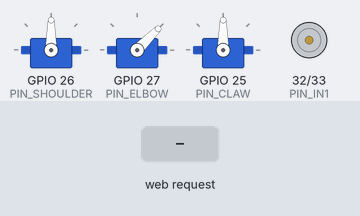
Recording of a sketch running on a simulated ESP32. On the bench: 3 × servo, motor-driver pin pairs drawn as motors (green arrow = first pin HIGH = forward, orange = second pin HIGH = backward, longer = more drive, scaled by the enable pin). The inputs (shaded band) are chosen by the test bench. What the sketch prints to the serial monitor is not drawn.

Above: at 1.2 s.
1.3 s: HTTP request GET /set?s=1 received
At 3.5 s:
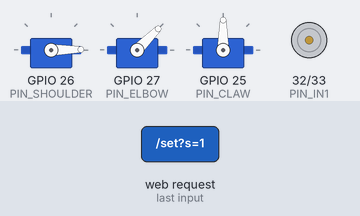
3.8 s: HTTP request GET /turn received
At 4.8 s:
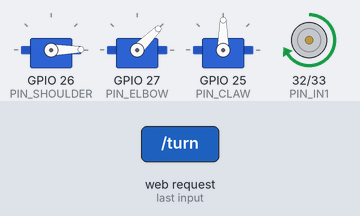
5.3 s: HTTP request GET /set?s=120 received
At 7.1 s:
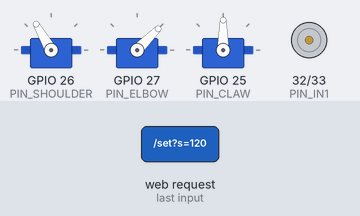
8.3 s: HTTP request GET /set?s=0 received
At 8.45 s:
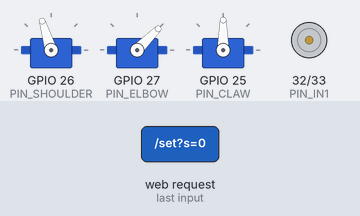
11.3 s: HTTP request GET /set?e=1 received
At 13.0 s:
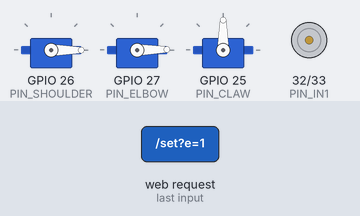
13.3 s: HTTP request GET /set?e=120 received
At 15.5 s:
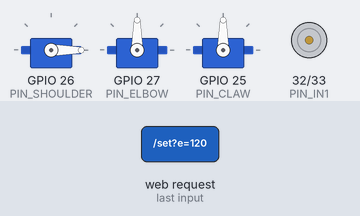
Timing chart, 0 to 16.8 s (numbered marks = the images above; inputs shaded):
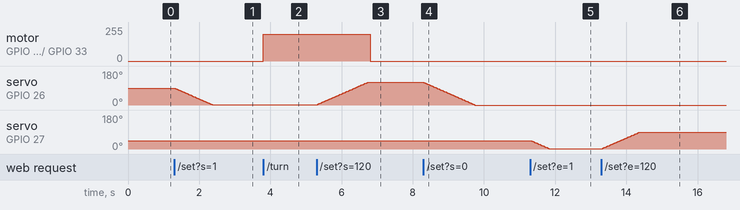

Measured:
- after the input at 1.3 s, servo on GPIO 26 (PIN_SHOULDER): moves from 90° to 1° over 1.1 s, starting at once
- after the input at 3.8 s, motor on GPIO 32 (PIN_IN1) / GPIO 33 (PIN_IN2): stopped → forward 199/255 at once
- after the input at 5.3 s, servo on GPIO 26 (PIN_SHOULDER): moves from 1° to 120° over 1.4 s, starting at once
- after the input at 8.3 s, servo on GPIO 26 (PIN_SHOULDER): moves from 120° to 0° over 1.4 s, starting at once
- after the input at 11.3 s, servo on GPIO 27 (PIN_ELBOW): moves from 45° to 1° over 0.52 s, starting at once
- after the input at 13.3 s, servo on GPIO 27 (PIN_ELBOW): moves from 1° to 90° over 1.1 s, starting at once

The sketch:

arm_controller.ino
```cpp
/*
 * 3-axis robot arm + claw  -  ESP32
 *
 *   Base rotation : DC motor via H-bridge driver (L298N / L293D / TB6612 style)
 *   Shoulder      : SG90 servo, 0-180 deg
 *   Elbow         : SG90 servo, 0-90 deg
 *   Claw          : SG90 servo, 0-90 deg (open/close)
 *
 * Control: the ESP32 creates its own Wi-Fi network and serves a control page.
 *   1. Connect your phone/laptop to Wi-Fi  "RobotArm"  (password in WIFI_PASS)
 *   2. Open  http://192.168.4.1  in a browser
 *
 * Required library (Arduino Library Manager): "ESP32Servo" by Kevin Harrington
 * Board package: "esp32" by Espressif (works with core 2.x and 3.x)
 *
 * NOTE ON THE BASE: a plain DC motor has no position feedback, so "360 deg" is
 * done open-loop by running the motor for a fixed time. Calibrate
 * BASE_TURN_MS below until one press of the 360 button = one full rotation.
 */

#include <WiFi.h>
#include <WebServer.h>
#include <ESP32Servo.h>

// ------------------------------- CONFIG ------------------------------------
const char* WIFI_SSID = "RobotArm";
const char* WIFI_PASS = "robot1234";          // min 8 characters

// Servo pins (signal wires)
const int PIN_SHOULDER = 26;
const int PIN_ELBOW    = 27;
const int PIN_CLAW     = 25;

// DC motor driver pins (L298N: IN1, IN2, ENA)
const int PIN_IN1 = 32;
const int PIN_IN2 = 33;
const int PIN_ENA = 14;                       // PWM speed. Remove ENA jumper on L298N.

// Servo travel limits (degrees)
const int SHOULDER_MIN = 0,  SHOULDER_MAX = 180, SHOULDER_HOME = 90;
const int ELBOW_MIN    = 0,  ELBOW_MAX    = 90,  ELBOW_HOME    = 45;
const int CLAW_MIN     = 0,  CLAW_MAX     = 90;               // 0 = closed, 90 = open
const int CLAW_OPEN    = 90, CLAW_CLOSED  = 0;
const int CLAW_HOME    = CLAW_OPEN;

// If a servo moves the wrong way, flip it here
const bool SHOULDER_REVERSED = false;
const bool ELBOW_REVERSED    = false;
const bool CLAW_REVERSED     = false;

// Servo smoothing: degrees per step, one step every SERVO_STEP_MS
const int SERVO_STEP_DEG = 1;
const unsigned long SERVO_STEP_MS = 12;

// Base motor
const int  BASE_MIN_DUTY      = 90;           // below this the motor just hums (0-255)
const bool BASE_REVERSED      = false;        // flip if "right" turns the wrong way
const unsigned long BASE_TURN_MS = 3000;      // CALIBRATE: time for one full 360 at BASE_TURN_DUTY
const int  BASE_TURN_DUTY     = 200;          // speed used for the timed 360 (0-255)
const unsigned long BASE_HOLD_TIMEOUT_MS = 400; // stop if no "keep moving" message (safety)
// ---------------------------------------------------------------------------

WebServer server(80);
Servo shoulder, elbow, claw;

int shoulderCur = SHOULDER_HOME, shoulderTgt = SHOULDER_HOME;
int elbowCur    = ELBOW_HOME,    elbowTgt    = ELBOW_HOME;
int clawCur     = CLAW_HOME,     clawTgt     = CLAW_HOME;
unsigned long lastServoStep = 0;

// Base state
int  baseDir = 0;                 // -1, 0, +1
int  baseDuty = 0;
bool baseTimed = false;
unsigned long baseTimedEnd = 0;
unsigned long baseLastCmd = 0;

// ----------------------------- Web page ------------------------------------
const char PAGE[] PROGMEM = R"HTML(
<!doctype html><html><head><meta charset="utf-8">
<meta name="viewport" content="width=device-width,initial-scale=1,user-scalable=no">
<title>Robot Arm</title>
<style>
 body{font-family:system-ui,sans-serif;background:#111;color:#eee;margin:0;padding:16px;max-width:480px;margin:auto}
 h2{margin:.2em 0 .6em} h3{margin:1.2em 0 .3em;font-weight:500;color:#9cf}
 input[type=range]{width:100%;height:36px}
 .row{display:flex;gap:8px;margin:8px 0}
 button{flex:1;padding:18px 6px;font-size:16px;border:0;border-radius:10px;background:#2b6cff;color:#fff;touch-action:none;user-select:none}
 button.alt{background:#444} button.stop{background:#d33}
 .val{float:right;color:#aaa}
</style></head><body>
<h2>Robot Arm</h2>

<h3>Base (DC motor) <span class="val" id="sp"></span></h3>
<input type="range" id="speed" min="10" max="100" value="60">
<div class="row">
 <button id="bl">&#8634; Hold</button>
 <button id="br">Hold &#8635;</button>
</div>
<div class="row">
 <button class="alt" onclick="turn(-1)">360&deg; &#8634;</button>
 <button class="stop" onclick="stopBase()">STOP</button>
 <button class="alt" onclick="turn(1)">360&deg; &#8635;</button>
</div>

<p style="color:#888;font-size:13px">Keys: Q/W claw open/close &middot; A/S elbow up/down &middot; Z/X shoulder up/down</p>
<h3>Shoulder (0-180) <span class="val" id="vs"></span></h3>
<input type="range" id="s" min="0" max="180" value="90">
<h3>Elbow (0-90) <span class="val" id="ve"></span></h3>
<input type="range" id="e" min="0" max="90" value="45">
<h3>Claw (0-90) <span class="val" id="vc"></span></h3>
<input type="range" id="c" min="0" max="90" value="90">
<div class="row">
 <button class="alt" onclick="claw(90)">Open</button>
 <button class="alt" onclick="claw(0)">Close</button>
</div>

<script>
const $=id=>document.getElementById(id);
const send=u=>fetch(u).catch(()=>{});
function bindSlider(id,lbl){
  const el=$(id),v=$(lbl);let t=0;
  const upd=()=>{v.textContent=el.value+'°'};upd();
  el.oninput=()=>{upd();const n=Date.now();if(n-t>40){t=n;send('/set?'+id+'='+el.value)}};
  el.onchange=()=>send('/set?'+id+'='+el.value);
}
bindSlider('s','vs');bindSlider('e','ve');bindSlider('c','vc');
function claw(a){$('c').value=a;$('vc').textContent=a+'°';send('/set?c='+a)}
$('speed').oninput=()=>{$('sp').textContent=$('speed').value+'%'};$('sp').textContent='60%';
let hold=null;
function startHold(d){stopHold();const go=()=>send('/base?dir='+d+'&speed='+$('speed').value);go();hold=setInterval(go,150)}
function stopHold(){if(hold){clearInterval(hold);hold=null;send('/base?dir=0')}}
function stopBase(){stopHold();send('/base?dir=0')}
function turn(d){send('/turn?dir='+d)}
[['bl',-1],['br',1]].forEach(([id,d])=>{
  const b=$(id);
  b.addEventListener('pointerdown',e=>{e.preventDefault();startHold(d)});
  ['pointerup','pointerleave','pointercancel'].forEach(ev=>b.addEventListener(ev,stopHold));
});
// Keyboard: Q/W claw open/close, A/S elbow up/down, Z/X shoulder up/down
const STEP=5;
function nudge(id,lbl,d){
  const el=$(id);
  el.value=Math.max(+el.min,Math.min(+el.max,+el.value+d));
  $(lbl).textContent=el.value+'\u00b0';
  send('/set?'+id+'='+el.value);
}
const KEYS={q:['c','vc',STEP],w:['c','vc',-STEP],a:['e','ve',STEP],s:['e','ve',-STEP],z:['s','vs',STEP],x:['s','vs',-STEP]};
document.addEventListener('keydown',ev=>{
  const k=KEYS[ev.key.toLowerCase()];
  if(k){ev.preventDefault();nudge(k[0],k[1],k[2])}
});
</script></body></html>
)HTML";

// ----------------------------- Base motor ----------------------------------
void motorPwm(int duty) {
#if ESP_ARDUINO_VERSION_MAJOR >= 3
  ledcWrite(PIN_ENA, duty);
#else
  ledcWrite(8, duty);   // channel 8 = low-speed group, separate from servo timers
#endif
}

void baseDrive(int dir, int duty) {
  baseDir = dir;
  baseDuty = duty;
  if (BASE_REVERSED) dir = -dir;
  if (dir == 0) {
    digitalWrite(PIN_IN1, LOW);
    digitalWrite(PIN_IN2, LOW);
    motorPwm(0);
    return;
  }
  digitalWrite(PIN_IN1, dir > 0 ? HIGH : LOW);
  digitalWrite(PIN_IN2, dir > 0 ? LOW : HIGH);
  motorPwm(constrain(duty, 0, 255));
}

void baseStop() {
  baseTimed = false;
  baseDrive(0, 0);
}

// ----------------------------- Servos --------------------------------------
int servoAngle(int deg, int lo, int hi, bool rev) {
  deg = constrain(deg, lo, hi);
  return rev ? (lo + hi - deg) : deg;
}

void writeServos() {
  shoulder.write(servoAngle(shoulderCur, SHOULDER_MIN, SHOULDER_MAX, SHOULDER_REVERSED));
  elbow.write(servoAngle(elbowCur, ELBOW_MIN, ELBOW_MAX, ELBOW_REVERSED));
  claw.write(servoAngle(clawCur, CLAW_MIN, CLAW_MAX, CLAW_REVERSED));
}

int stepToward(int cur, int tgt) {
  if (cur < tgt) return min(cur + SERVO_STEP_DEG, tgt);
  if (cur > tgt) return max(cur - SERVO_STEP_DEG, tgt);
  return cur;
}

void updateServos() {
  unsigned long now = millis();
  if (now - lastServoStep < SERVO_STEP_MS) return;
  lastServoStep = now;
  int s = stepToward(shoulderCur, shoulderTgt);
  int e = stepToward(elbowCur, elbowTgt);
  int c = stepToward(clawCur, clawTgt);
  if (s != shoulderCur || e != elbowCur || c != clawCur) {
    shoulderCur = s; elbowCur = e; clawCur = c;
    writeServos();
  }
}

// ----------------------------- HTTP handlers -------------------------------
void handleRoot() { server.send_P(200, "text/html", PAGE); }

void handleSet() {
  if (server.hasArg("s")) shoulderTgt = constrain(server.arg("s").toInt(), SHOULDER_MIN, SHOULDER_MAX);
  if (server.hasArg("e")) elbowTgt    = constrain(server.arg("e").toInt(), ELBOW_MIN, ELBOW_MAX);
  if (server.hasArg("c")) clawTgt     = constrain(server.arg("c").toInt(), CLAW_MIN, CLAW_MAX);
  server.send(200, "text/plain", "ok");
}

void handleBase() {
  int dir = constrain(server.arg("dir").toInt(), -1, 1);
  int speed = constrain(server.arg("speed").toInt(), 0, 100);
  baseTimed = false;
  if (dir == 0) {
    baseStop();
  } else {
    int duty = map(speed, 0, 100, BASE_MIN_DUTY, 255);
    baseLastCmd = millis();
    baseDrive(dir, duty);
  }
  server.send(200, "text/plain", "ok");
}

void handleTurn() {
  int dir = server.arg("dir").toInt() >= 0 ? 1 : -1;
  baseTimed = true;
  baseTimedEnd = millis() + BASE_TURN_MS;
  baseDrive(dir, BASE_TURN_DUTY);
  server.send(200, "text/plain", "ok");
}

// ----------------------------- Setup / loop --------------------------------
void setup() {
  Serial.begin(115200);

  pinMode(PIN_IN1, OUTPUT);
  pinMode(PIN_IN2, OUTPUT);
#if ESP_ARDUINO_VERSION_MAJOR >= 3
  ledcAttach(PIN_ENA, 1000, 8);
#else
  ledcSetup(8, 1000, 8);
  ledcAttachPin(PIN_ENA, 8);
#endif
  baseStop();

  ESP32PWM::allocateTimer(0);
  ESP32PWM::allocateTimer(1);
  ESP32PWM::allocateTimer(2);
  shoulder.setPeriodHertz(50);
  elbow.setPeriodHertz(50);
  claw.setPeriodHertz(50);
  shoulder.attach(PIN_SHOULDER, 500, 2400);
  elbow.attach(PIN_ELBOW, 500, 2400);
  claw.attach(PIN_CLAW, 500, 2400);
  writeServos();

  WiFi.mode(WIFI_AP);
  WiFi.softAP(WIFI_SSID, WIFI_PASS);
  Serial.print("Connect to Wi-Fi '"); Serial.print(WIFI_SSID);
  Serial.print("' and open http://"); Serial.println(WiFi.softAPIP());

  server.on("/", handleRoot);
  server.on("/set", handleSet);
  server.on("/base", handleBase);
  server.on("/turn", handleTurn);
  server.begin();
}

void loop() {
  server.handleClient();
  updateServos();

  unsigned long now = millis();
  if (baseTimed) {
    if ((long)(now - baseTimedEnd) >= 0) baseStop();
  } else if (baseDir != 0 && now - baseLastCmd > BASE_HOLD_TIMEOUT_MS) {
    baseStop();   // client stopped talking (finger lifted / Wi-Fi lost)
  }
}
```
